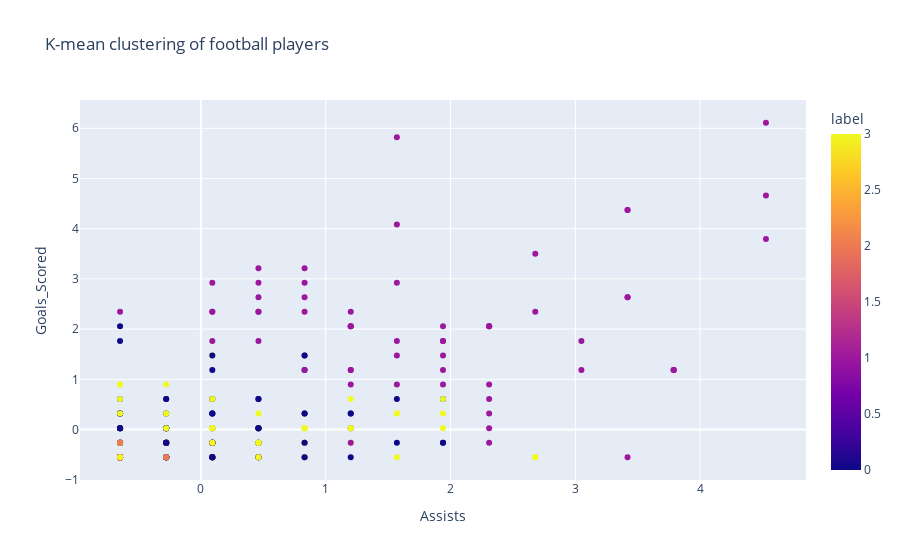

The notebook cell saved with this chart:
### Code cell
fig = px.scatter(df,x="Assists",y="Goals_Scored",color="label",title="K-mean clustering of football players")
fig.update_traces(textposition='top center')
fig.show()

### Figure 1 — Plotly figure (JSON) as saved in the notebook; plotly's stock layout.template omitted (floating-point values rounded to 4 significant figures; data arrays with more than 128 entries replaced by an {"elided": "..."} marker saying what was removed)
{"data": [{"hovertemplate": "Assists=%{x}<br>Goals_Scored=%{y}<br>label=%{marker.color}<extra></extra>", "legendgroup": "", "marker": {"color": {"elided": "476 int values"}, "coloraxis": "coloraxis", "symbol": "circle"}, "mode": "markers", "name": "", "orientation": "v", "showlegend": false, "textposition": "top center", "type": "scatter", "x": {"elided": "476 float values"}, "xaxis": "x", "y": {"elided": "476 float values"}, "yaxis": "y"}], "layout": {"coloraxis": {"colorbar": {"title": {"text": "label"}}, "colorscale": [[0, "#0d0887"], [0.1111, "#46039f"], [0.2222, "#7201a8"], [0.3333, "#9c179e"], [0.4444, "#bd3786"], [0.5556, "#d8576b"], [0.6667, "#ed7953"], [0.7778, "#fb9f3a"], [0.8889, "#fdca26"], [1, "#f0f921"]]}, "legend": {"tracegroupgap": 0}, "title": {"text": "K-mean clustering of football players"}, "xaxis": {"anchor": "y", "domain": [0, 1], "title": {"text": "Assists"}}, "yaxis": {"anchor": "x", "domain": [0, 1], "title": {"text": "Goals_Scored"}}}}
